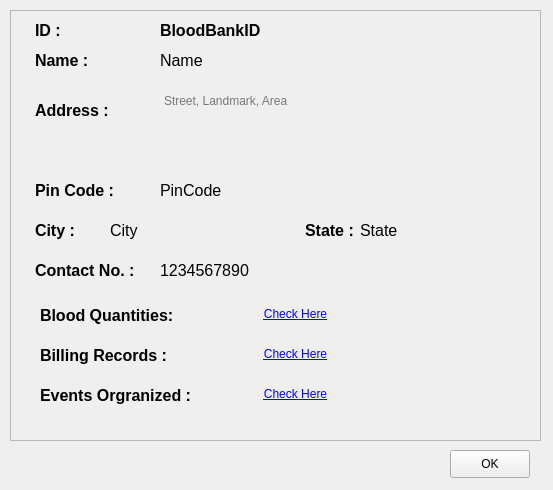
<?xml version="1.0" encoding="UTF-8"?>
<ui version="4.0">
 <class>bloodBankProfile</class>
 <widget class="QDialog" name="bloodBankProfile">
  <property name="geometry">
   <rect>
    <x>0</x>
    <y>0</y>
    <width>553</width>
    <height>490</height>
   </rect>
  </property>
  <property name="windowTitle">
   <string>Blood Bank Profile</string>
  </property>
  <widget class="QFrame" name="frame">
   <property name="geometry">
    <rect>
     <x>10</x>
     <y>10</y>
     <width>531</width>
     <height>431</height>
    </rect>
   </property>
   <property name="styleSheet">
    <string notr="true"/>
   </property>
   <property name="frameShape">
    <enum>QFrame::StyledPanel</enum>
   </property>
   <property name="frameShadow">
    <enum>QFrame::Raised</enum>
   </property>
   <widget class="QLabel" name="nameLabel">
    <property name="geometry">
     <rect>
      <x>25</x>
      <y>30</y>
      <width>101</width>
      <height>41</height>
     </rect>
    </property>
    <property name="text">
     <string>&lt;html&gt;&lt;head/&gt;&lt;body&gt;&lt;p&gt;&lt;span style=&quot; font-size:12pt; font-weight:600;&quot;&gt;Name :&lt;/span&gt;&lt;/p&gt;&lt;/body&gt;&lt;/html&gt;</string>
    </property>
   </widget>
   <widget class="QLabel" name="addressLabel">
    <property name="geometry">
     <rect>
      <x>25</x>
      <y>80</y>
      <width>101</width>
      <height>41</height>
     </rect>
    </property>
    <property name="text">
     <string>&lt;html&gt;&lt;head/&gt;&lt;body&gt;&lt;p&gt;&lt;span style=&quot; font-size:12pt; font-weight:600;&quot;&gt;Address :&lt;/span&gt;&lt;/p&gt;&lt;/body&gt;&lt;/html&gt;</string>
    </property>
   </widget>
   <widget class="QLabel" name="contactLabel">
    <property name="geometry">
     <rect>
      <x>25</x>
      <y>240</y>
      <width>131</width>
      <height>41</height>
     </rect>
    </property>
    <property name="text">
     <string>&lt;html&gt;&lt;head/&gt;&lt;body&gt;&lt;p&gt;&lt;span style=&quot; font-size:12pt; font-weight:600;&quot;&gt;Contact No. :&lt;/span&gt;&lt;/p&gt;&lt;/body&gt;&lt;/html&gt;</string>
    </property>
   </widget>
   <widget class="QLabel" name="stateLabel">
    <property name="geometry">
     <rect>
      <x>295</x>
      <y>200</y>
      <width>101</width>
      <height>41</height>
     </rect>
    </property>
    <property name="text">
     <string>&lt;html&gt;&lt;head/&gt;&lt;body&gt;&lt;p&gt;&lt;span style=&quot; font-size:12pt; font-weight:600;&quot;&gt;State :&lt;/span&gt;&lt;/p&gt;&lt;/body&gt;&lt;/html&gt;</string>
    </property>
   </widget>
   <widget class="QLabel" name="pinCodeLabel">
    <property name="geometry">
     <rect>
      <x>25</x>
      <y>160</y>
      <width>101</width>
      <height>41</height>
     </rect>
    </property>
    <property name="text">
     <string>&lt;html&gt;&lt;head/&gt;&lt;body&gt;&lt;p&gt;&lt;span style=&quot; font-size:12pt; font-weight:600;&quot;&gt;Pin Code :&lt;/span&gt;&lt;/p&gt;&lt;/body&gt;&lt;/html&gt;</string>
    </property>
   </widget>
   <widget class="QLabel" name="cityLabel">
    <property name="geometry">
     <rect>
      <x>25</x>
      <y>200</y>
      <width>101</width>
      <height>41</height>
     </rect>
    </property>
    <property name="text">
     <string>&lt;html&gt;&lt;head/&gt;&lt;body&gt;&lt;p&gt;&lt;span style=&quot; font-size:12pt; font-weight:600;&quot;&gt;City :&lt;/span&gt;&lt;/p&gt;&lt;/body&gt;&lt;/html&gt;</string>
    </property>
   </widget>
   <widget class="QTextBrowser" name="address">
    <property name="geometry">
     <rect>
      <x>150</x>
      <y>80</y>
      <width>371</width>
      <height>61</height>
     </rect>
    </property>
    <property name="styleSheet">
     <string notr="true">background-color:transparent;
border:none;</string>
    </property>
    <property name="placeholderText">
     <string>Street, Landmark, Area</string>
    </property>
   </widget>
   <widget class="QLabel" name="pinCode">
    <property name="geometry">
     <rect>
      <x>150</x>
      <y>170</y>
      <width>181</width>
      <height>21</height>
     </rect>
    </property>
    <property name="styleSheet">
     <string notr="true">font-size:12pt;</string>
    </property>
    <property name="text">
     <string>PinCode</string>
    </property>
   </widget>
   <widget class="QLabel" name="state">
    <property name="geometry">
     <rect>
      <x>350</x>
      <y>210</y>
      <width>181</width>
      <height>21</height>
     </rect>
    </property>
    <property name="styleSheet">
     <string notr="true">font-size:12pt;</string>
    </property>
    <property name="text">
     <string>State</string>
    </property>
   </widget>
   <widget class="QLabel" name="city">
    <property name="geometry">
     <rect>
      <x>100</x>
      <y>210</y>
      <width>181</width>
      <height>21</height>
     </rect>
    </property>
    <property name="styleSheet">
     <string notr="true">font-size:12pt;</string>
    </property>
    <property name="text">
     <string>City</string>
    </property>
   </widget>
   <widget class="QLabel" name="contact">
    <property name="geometry">
     <rect>
      <x>150</x>
      <y>250</y>
      <width>181</width>
      <height>21</height>
     </rect>
    </property>
    <property name="styleSheet">
     <string notr="true">font-size:12pt;</string>
    </property>
    <property name="text">
     <string>1234567890</string>
    </property>
   </widget>
   <widget class="QLabel" name="name">
    <property name="geometry">
     <rect>
      <x>150</x>
      <y>30</y>
      <width>371</width>
      <height>41</height>
     </rect>
    </property>
    <property name="styleSheet">
     <string notr="true">font-size:12pt;</string>
    </property>
    <property name="text">
     <string>Name</string>
    </property>
   </widget>
   <widget class="QLabel" name="IDLabel">
    <property name="geometry">
     <rect>
      <x>25</x>
      <y>0</y>
      <width>131</width>
      <height>41</height>
     </rect>
    </property>
    <property name="text">
     <string>&lt;html&gt;&lt;head/&gt;&lt;body&gt;&lt;p&gt;&lt;span style=&quot; font-size:12pt; font-weight:600;&quot;&gt;ID :&lt;/span&gt;&lt;/p&gt;&lt;/body&gt;&lt;/html&gt;</string>
    </property>
   </widget>
   <widget class="QLabel" name="bloodBankID">
    <property name="geometry">
     <rect>
      <x>150</x>
      <y>0</y>
      <width>371</width>
      <height>41</height>
     </rect>
    </property>
    <property name="styleSheet">
     <string notr="true">font-size:12pt;
font-weight: bold;</string>
    </property>
    <property name="text">
     <string>BloodBankID</string>
    </property>
   </widget>
   <widget class="QLabel" name="bloodQuantitiesLabel">
    <property name="geometry">
     <rect>
      <x>30</x>
      <y>285</y>
      <width>191</width>
      <height>41</height>
     </rect>
    </property>
    <property name="text">
     <string>&lt;html&gt;&lt;head/&gt;&lt;body&gt;&lt;p&gt;&lt;span style=&quot; font-size:12pt; font-weight:600;&quot;&gt;Blood Quantities:&lt;/span&gt;&lt;/p&gt;&lt;/body&gt;&lt;/html&gt;</string>
    </property>
   </widget>
   <widget class="QLabel" name="billingRecordsLabel">
    <property name="geometry">
     <rect>
      <x>30</x>
      <y>330</y>
      <width>191</width>
      <height>31</height>
     </rect>
    </property>
    <property name="text">
     <string>&lt;html&gt;&lt;head/&gt;&lt;body&gt;&lt;p&gt;&lt;span style=&quot; font-size:12pt; font-weight:600;&quot;&gt;Billing Records :&lt;/span&gt;&lt;/p&gt;&lt;/body&gt;&lt;/html&gt;</string>
    </property>
   </widget>
   <widget class="QLabel" name="eventsOrganizedLabel">
    <property name="geometry">
     <rect>
      <x>30</x>
      <y>370</y>
      <width>191</width>
      <height>31</height>
     </rect>
    </property>
    <property name="text">
     <string>&lt;html&gt;&lt;head/&gt;&lt;body&gt;&lt;p&gt;&lt;span style=&quot; font-size:12pt; font-weight:600;&quot;&gt;Events Orgranized :&lt;/span&gt;&lt;/p&gt;&lt;/body&gt;&lt;/html&gt;</string>
    </property>
   </widget>
   <widget class="QPushButton" name="bloodQuantities">
    <property name="geometry">
     <rect>
      <x>230</x>
      <y>290</y>
      <width>111</width>
      <height>28</height>
     </rect>
    </property>
    <property name="styleSheet">
     <string notr="true">text-decoration:underline;
color:blue;
border:none;</string>
    </property>
    <property name="text">
     <string>Check Here</string>
    </property>
   </widget>
   <widget class="QPushButton" name="billingRecords">
    <property name="geometry">
     <rect>
      <x>230</x>
      <y>330</y>
      <width>111</width>
      <height>28</height>
     </rect>
    </property>
    <property name="styleSheet">
     <string notr="true">text-decoration:underline;
color:blue;
border:none;</string>
    </property>
    <property name="text">
     <string>Check Here</string>
    </property>
   </widget>
   <widget class="QPushButton" name="eventsOrganized">
    <property name="geometry">
     <rect>
      <x>230</x>
      <y>370</y>
      <width>111</width>
      <height>28</height>
     </rect>
    </property>
    <property name="styleSheet">
     <string notr="true">text-decoration:underline;
color:blue;
border:none;</string>
    </property>
    <property name="text">
     <string>Check Here</string>
    </property>
   </widget>
  </widget>
  <widget class="QPushButton" name="pushButton">
   <property name="geometry">
    <rect>
     <x>450</x>
     <y>450</y>
     <width>80</width>
     <height>28</height>
    </rect>
   </property>
   <property name="text">
    <string>OK</string>
   </property>
  </widget>
 </widget>
 <resources/>
 <connections/>
</ui>
